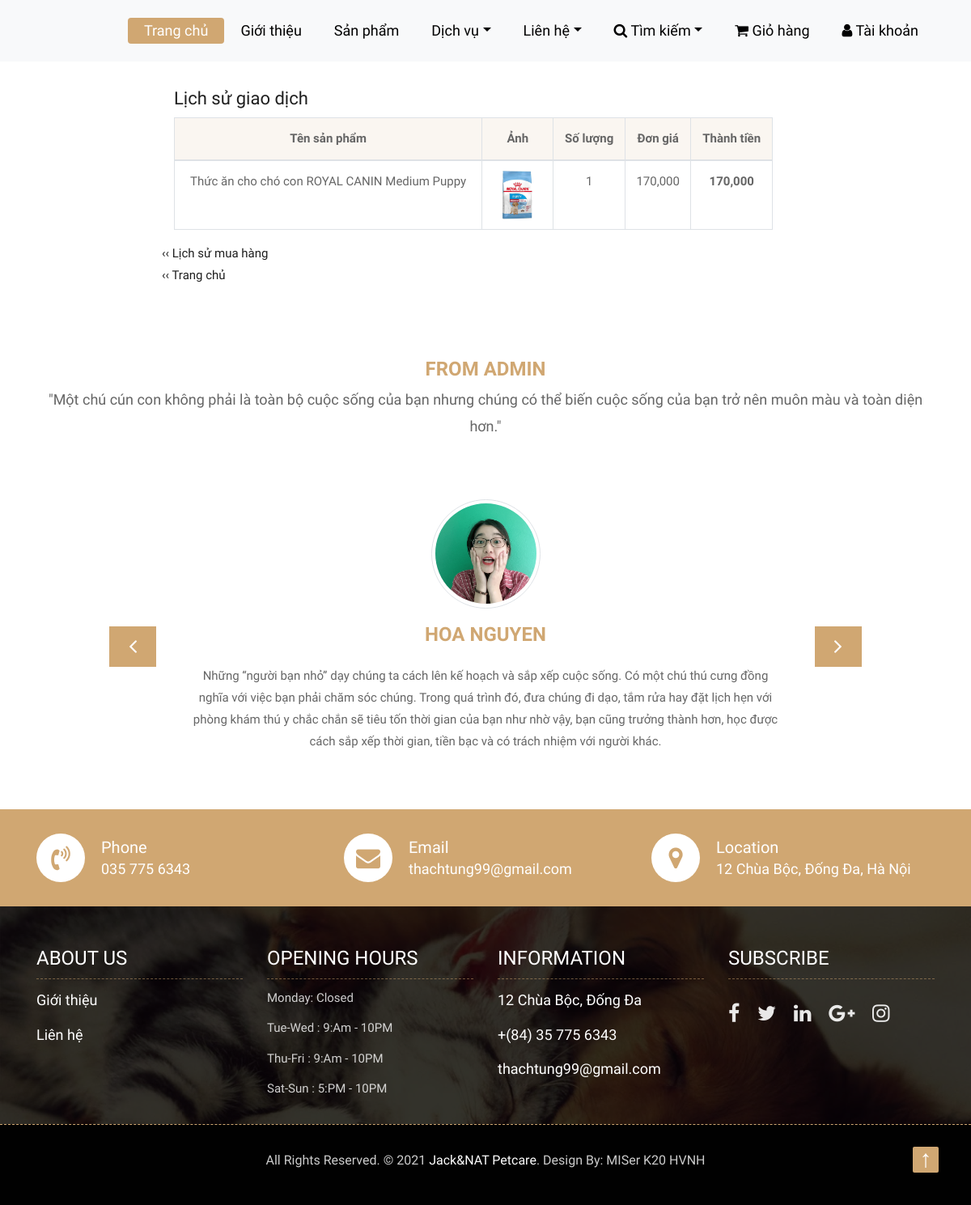
The app's page /chitietlichsu.php?&id=10 (signed in) with its own data.
### tables this page shows
CREATE TABLE `tbl_chi_tiet_don_hang` (
  `id_don_hang` int(11) NOT NULL,
  `id_san_pham` int(11) NOT NULL,
  `don_gia` float(255,0) DEFAULT NULL,
  `so_luong` int(11) DEFAULT NULL,
  `thanh_tien` float(255,0) DEFAULT NULL
);

CREATE TABLE `tbl_san_pham` (
  `id_san_pham` int(11) NOT NULL,
  `ten_san_pham` varchar(256) NOT NULL,
  `don_gia` float(11,0) DEFAULT NULL,
  `id_danh_muc` varchar(50) NOT NULL DEFAULT '1',
  `anh` varchar(255) DEFAULT NULL,
  `mo_ta` text DEFAULT NULL,
  `id_anh` varchar(50) NOT NULL,
  `so_luong` int(20) NOT NULL,
  `ngay_them` timestamp NULL DEFAULT current_timestamp(),
  `tag` int(11) DEFAULT NULL
);

### chitietlichsu.php (the view, shortened to what this page needs)
<!DOCTYPE html>
<html lang="en">
<head>
    <link href="css/main.css" rel="stylesheet" />
    <link rel="stylesheet" href="css/bootstrap.min.css">
    <link rel="stylesheet" href="css/style.css">
	<link rel="stylesheet" href="css/style1.css">
    <link rel="stylesheet" href="css/responsive.css">
    <link rel="stylesheet" href="css/custom.css">
	<link rel="stylesheet" type="text/css" href="css/font-awesome/css/font-awesome.min.css">
	<link href="css/boxicons/css/boxicons.min.css" rel="stylesheet">
	<link rel="stylesheet" type="text/css" href="css/css3.css">
</head>
<body data-aos-easing="ease-in-out" data-aos-duration="1000" data-aos-delay="0">
    <?php
	include("public/ketnoi.php");
	include("layout/header.php");
	?>
	<div class="row" style="width: 100%;">
		<span onClick="dongform('formGioHang')" class="col-2"></span>
		<span class="col-8">
	<?php
	if (isset($_SESSION["id-user"]))
	{
		$sql="SELECT tbl1.id_don_hang, tbl1.id_san_pham, tbl1.so_luong, tbl1.don_gia, tbl2.anh, tbl1.thanh_tien, tbl2.ten_san_pham FROM tbl_chi_tiet_don_hang AS tbl1, tbl_san_pham AS tbl2 WHERE tbl1.id_san_pham=tbl2.id_san_pham AND tbl1.id_don_hang='".$_GET["id"]."'";
		$result=$con->query($sql);
		if($result->num_rows>0)
		{
	?>
			<div class="container">
				<br><br><br><br>
 				<h2>Lịch sử giao dịch</h2>
				<div class="table-responsive">
   					<table style="text-align: center;" class="table table-bordered">
						<thead>
							<tr style="background-color: rgba(208, 167, 114,0.1)">
								<th>Tên sản phẩm</th>
								<th>Ảnh</th>
								<th>Số lượng</th>
								<th>Đơn giá</th>
								<th>Thành tiền</th>
							</tr>
						</thead>
						<tbody>
							<tr>
			<?php
			while($row=$result->fetch_assoc())
			{
				if($row['so_luong']>0)
				{
			?>
								<td><?php echo $row['ten_san_pham']?></td>
								<td><img width="60px;" src="images/san-pham/<?php echo $row['anh']?>"></td>
								<td><?php echo number_format($row['so_luong'])?></td>
								<td><?php echo number_format($row['don_gia']) ?></td>
								<td><b><?php echo number_format($row['thanh_tien'])?></b></td>
							</tr>
			<?php
				}
			}
			?>
						</tbody>
					</table>
				</div>
			</div>
		<?php
		}
		else echo "<p style='margin-top: 60px;'>Lịch sử mua hàng sẽ ghi lại những giao dịch của bạn tại đây.<p>";
	}
	else echo "<p>Lịch sử mua hàng sẽ ghi lại những giao dịch của bạn tại đây.<p>";
		?>
			<a href="lichsumuahang.php">&lsaquo;&lsaquo; Lịch sử mua hàng</a><br>
			<a href="index.php">&lsaquo;&lsaquo; Trang chủ</a>
		</span>
		<span class="col-2"></span>
	</div>
	<?php
	include_once 'layout/fromAdmin.php';
    include_once 'layout/footer.php';
	?>
	<?php include_once 'layout/vedautrang.php'; ?>
</body>
</html>

### css/main.css (style rules this page uses)
html { line-height: 1.15; -ms-text-size-adjust: 100%; -webkit-text-size-adjust: 100%; }
body { margin: 0; }
a { background-color: transparent; -webkit-text-decoration-skip: objects; }
b, strong { font-weight: inherit; }
b, strong { font-weight: bolder; }
img { border-style: none; }
html { height: 100%; }
* { box-sizing: border-box; }

### css/style.css (style rules this page uses)
body { color: #666666; font-size: 15px; font-family: 'Athiti', sans-serif; line-height: 1.80857; }
a { color: #1f1f1f; text-decoration: none !important; outline: none !important; -webkit-transition: all .3s ease-in-out; -moz-transition: all .3s ease-in-out; -ms-transition: all .3s ease-in-out; -o-transition: all .3s ease-in-out; transition: all .3s ease-in-out; }
h1, h2, h3, h4, h5, h6 { letter-spacing: 0; font-weight: normal; position: relative; padding: 0 0 10px 0; font-weight: normal; line-height: 120% !important; color: #1f1f1f; margin: 0 }
h2 { font-size: 22px }
a { color: #1f1f1f; text-decoration: none; outline: none; }
a, .btn { text-decoration: none !important; outline: none !important; -webkit-transition: all .3s ease-in-out; -moz-transition: all .3s ease-in-out; -ms-transition: all .3s ease-in-out; -o-transition: all .3s ease-in-out; transition: all .3s ease-in-out; }

### css/css3.css (style rules this page uses)
a { cursor: pointer; }

### records on screen
tbl_chi_tiet_don_hang: id_san_pham.ten_san_pham "Thức ăn cho chó con ROYAL CANIN Medium Puppy", id_san_pham.anh (picture), so_luong "1", don_gia "170,000", thanh_tien "170,000"
